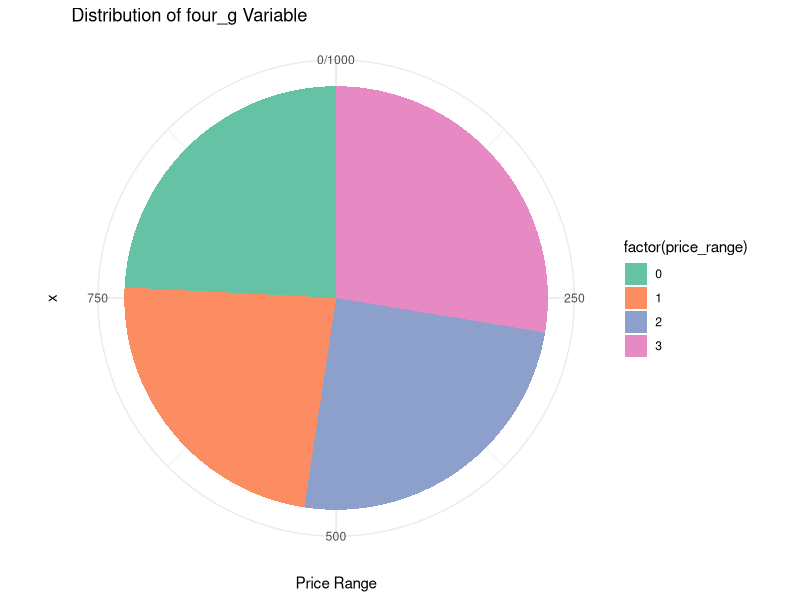
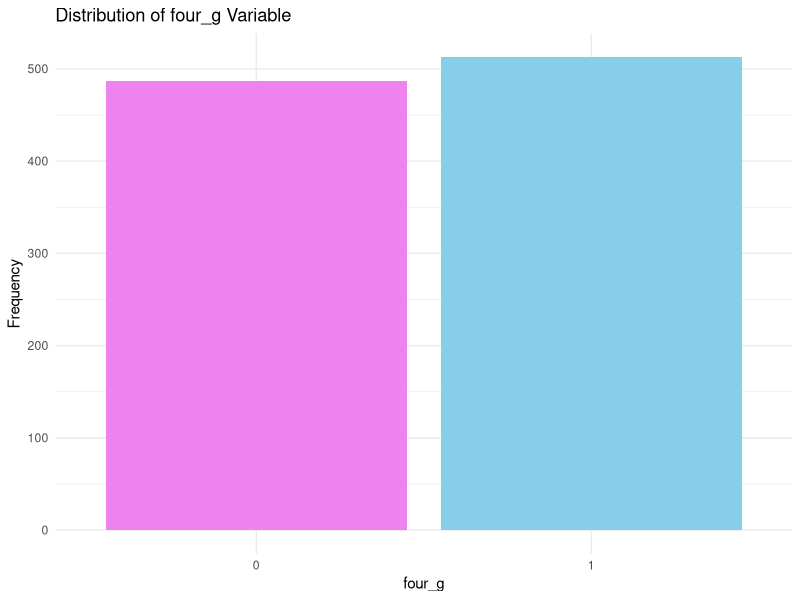
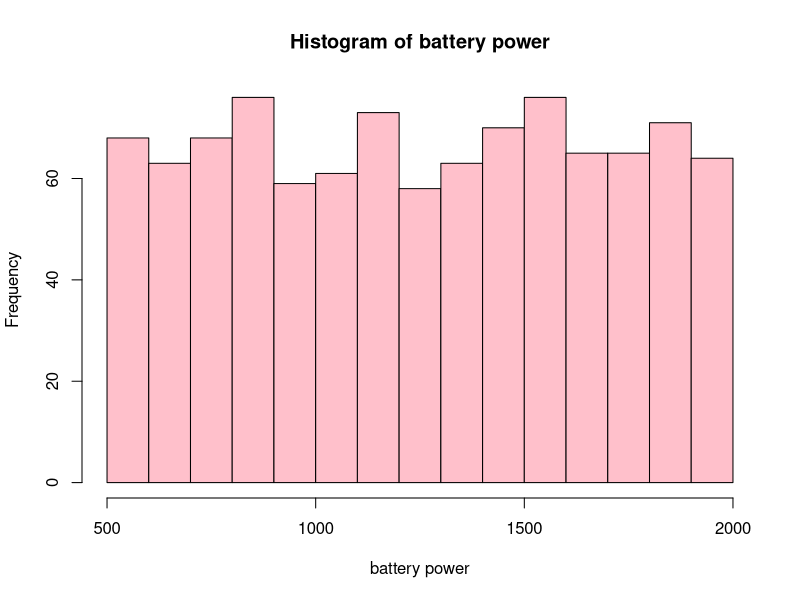
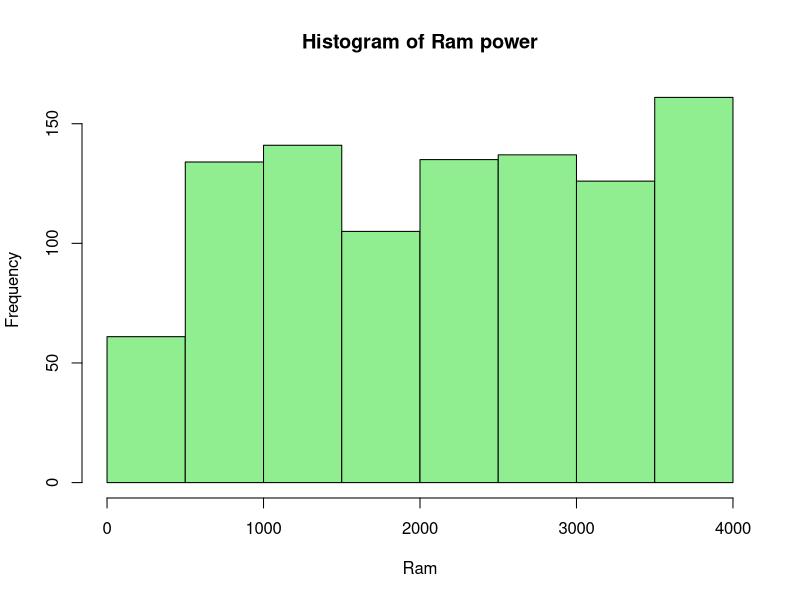
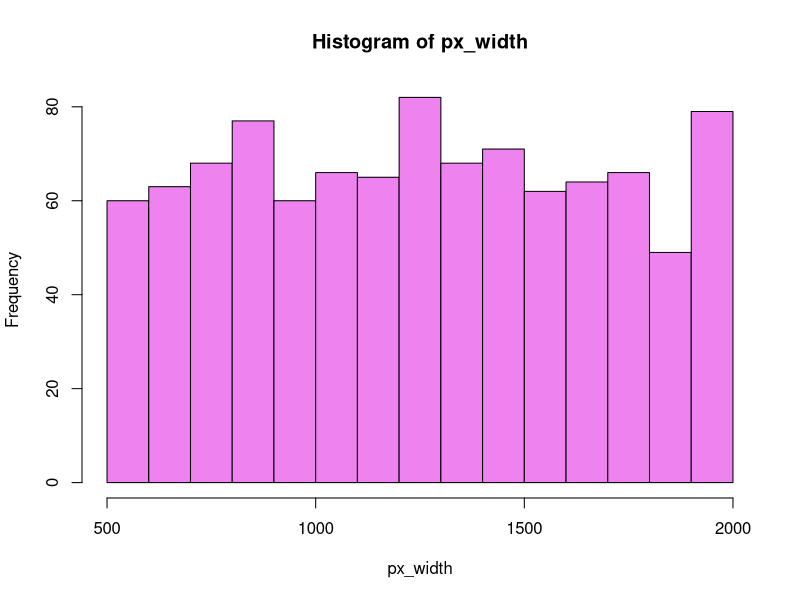
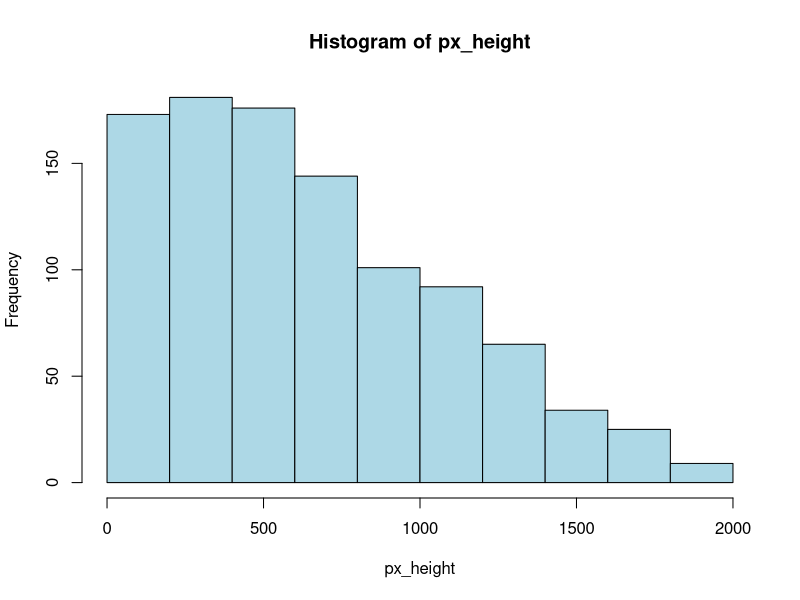
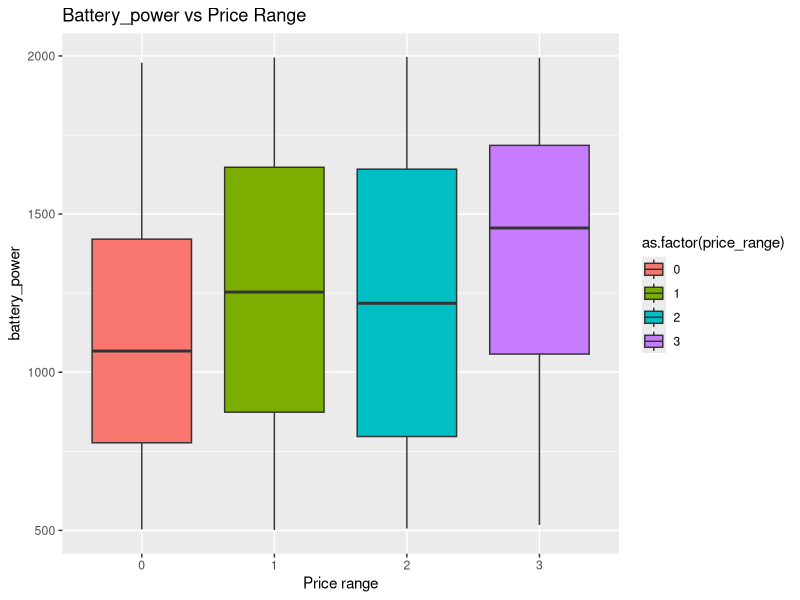
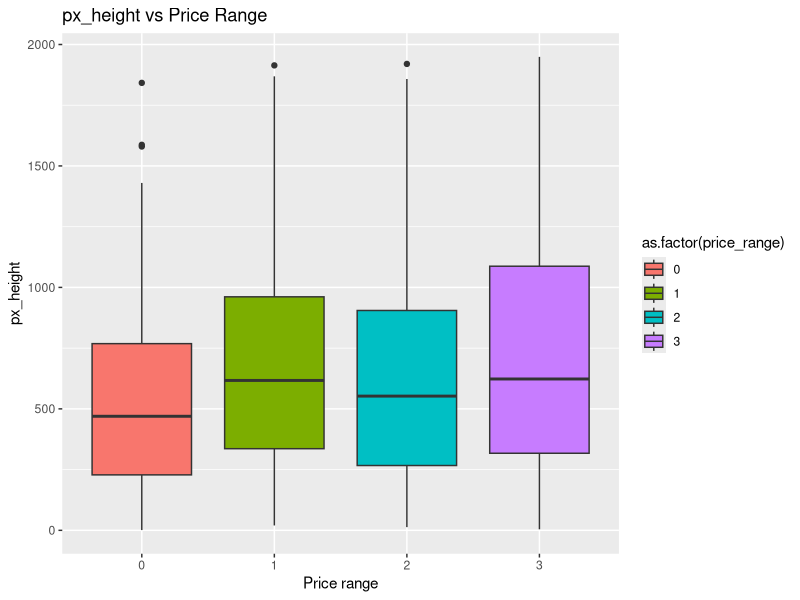

Write the R code that produced these figures, in order.
## ---- chunk 1
knitr::opts_chunk$set(echo = TRUE)
## ---- chunk 2
mobile_dataset<-read.csv("MobilePrice.csv",header = TRUE) 
names(mobile_dataset)
## ---- chunk 3

library(ggplot2)
ggplot(mobile_dataset, aes(x = "", fill = factor(price_range))) +
  geom_bar(width = 1, stat = "count") +
  coord_polar("y") +
  labs(title = "Distribution of Price Ranges") +
  theme_void() +
  scale_fill_manual(values = c("#66c2a5", "#fc8d62", "#8da0cb", "#e78ac3"))+
  labs(title = "Distribution of four_g Variable") +
  ylab("Price Range") +
  theme_minimal()

## ---- chunk 4
ggplot(mobile_dataset, aes(x = factor(four_g))) +
  geom_bar(fill = c("violet", "skyblue")) +  # Set colors for 1 and 0
  labs(title = "Distribution of four_g Variable") +
  xlab("four_g") +
  ylab("Frequency") +
  theme_minimal()

## ---- chunk 5
hist(mobile_dataset$battery_power,main = "Histogram of battery power",
     xlab = "battery power",col ="pink")
hist(mobile_dataset$ram,main = "Histogram of Ram power",xlab = "Ram",
     col="lightgreen")
hist(mobile_dataset$px_width,main = "Histogram of px_width",
     xlab = "px_width",col="violet")
hist(mobile_dataset$px_height,main = "Histogram of px_height",
     xlab = "px_height",col="lightblue")
## ---- chunk 6

library(ggplot2)
par(mfrow = c(2, 2))
ggplot(mobile_dataset,aes(x=as.factor(price_range), y=battery_power,
                          fill=as.factor(price_range))) + geom_boxplot()+ labs(
    x = "Price range",
    y = "battery_power",
    title = "Battery_power vs Price Range"
  )
ggplot(mobile_dataset,aes(x=as.factor(price_range), y=px_height, 
                          fill=as.factor(price_range))) + geom_boxplot()+ labs(
    x = "Price range",
    y = "px_height",
    title = "px_height vs Price Range"
  )
ggplot(mobile_dataset,aes(x=as.factor(price_range), y=px_width, 
                          fill=as.factor(price_range))) + geom_boxplot()+labs(
    x = "Price range",
    y = "px_width",
    title = "px_width vs Price Range"
  )
ggplot(mobile_dataset,aes(x=as.factor(price_range), y=ram, 
                          fill=as.factor(price_range))) + geom_boxplot()+labs(
    x = "Price range",
    y = "ram",
    title = "ram vs Price Range"
  )

ggplot(mobile_dataset,aes(x=as.factor(price_range), y=int_memory,
                          fill=as.factor(price_range))) + geom_boxplot()+labs(
    x = "Price range",
    y = "int_memory",
    title = "int_memory vs Price Range"
  )
ggplot(mobile_dataset,aes(x=as.factor(price_range), y=pc, 
                          fill=as.factor(price_range))) + geom_boxplot()+labs(
    x = "Price range",
    y = "pc",
    title = "int_memory vs Price Range"
  )
#We can see a huge difference in battery power between the price_range 0 and 
#the price_range 3 but not so much between the 1 and 2.
## ---- chunk 7
battery_power_mean <- 1238 # average battery_power
t.test(mobile_dataset$battery_power,mu=1238,alternative = "less",
       conf.level = 0.95)
#Do not reject as p value is greater than 0.05
#It means that we dont have enough evidence that the average battery power 
#is less than 1238
## ---- chunk 8
battery_power_4g <- mobile_dataset$battery_power[mobile_dataset$four_g == 1]
battery_power_no_4g <- mobile_dataset$battery_power[mobile_dataset$four_g == 0]
t_test_result <- t.test(battery_power_4g, battery_power_no_4g)
t_test_result
#Reject the hypothesis as there is a significant difference in average battery
# power between phones with and without 4G.
## ---- chunk 9
ram_dual_sim <- mobile_dataset$ram[mobile_dataset$dual_sim == 1]
ram_no_dual_sim <- mobile_dataset$ram[mobile_dataset$dual_sim == 0]
t_test_result <- t.test(ram_dual_sim, ram_no_dual_sim)
print(t_test_result)
#reject the hypothesis as there is a significant difference in average ram
# between phones with and without dual sim.
## ---- chunk 10
anova_result <- aov(battery_power ~ price_range, data = mobile_dataset)
summary(anova_result)

anova_result1 <- aov(px_height ~ price_range, data = mobile_dataset)
summary(anova_result1)

anova_result2 <- aov(ram ~ price_range, data = mobile_dataset)
summary(anova_result2)

anova_result3 <- aov(px_width ~ price_range, data = mobile_dataset)
summary(anova_result3)

anova_result4 <- aov(int_memory ~ price_range, data = mobile_dataset)
summary(anova_result4)

anova_result5 <- aov(pc ~ price_range, data = mobile_dataset)
summary(anova_result5)
## ---- chunk 11
chi_squared_result_3g <- chisq.test(table(mobile_dataset$three_g,
                                          mobile_dataset$price_range))
chi_squared_result_3g

chi_squared_result_sim <- chisq.test(table(mobile_dataset$four_g, 
                                           mobile_dataset$price_range))
chi_squared_result_sim
#If the p-value is less than the significance level (0.05), we reject the null 
#hypothesis, suggesting evidence of an association.
## ---- chunk 12
shapiro_test_result <- shapiro.test(mobile_dataset$ram)
shapiro_test_result
#The data is not normally distributed.
## ---- chunk 13
if (!requireNamespace("car", quietly = TRUE)) {
  install.packages("car")
}
library(car)
levene_test_result <- leveneTest(mobile_dataset$battery_power, 
                                 group = mobile_dataset$price_range)
levene_test_result
#Variances are significantly different across groups.
## ---- chunk 14
#install.packages("coin")
library(coin)

kw_result1 <- kruskal.test(battery_power ~ price_range, data = mobile_dataset)
kw_result2 <- kruskal.test(px_height ~ price_range, data = mobile_dataset)
kw_result3 <- kruskal.test(ram ~ price_range, data = mobile_dataset)
kw_result4 <- kruskal.test(px_width ~ price_range, data = mobile_dataset)
kw_result5 <- kruskal.test(int_memory ~ price_range, data = mobile_dataset)
kw_result6 <- kruskal.test(pc ~ price_range, data = mobile_dataset)

print(kw_result1)
print(kw_result2)
print(kw_result3)
print(kw_result4)
print(kw_result5)
print(kw_result6)
